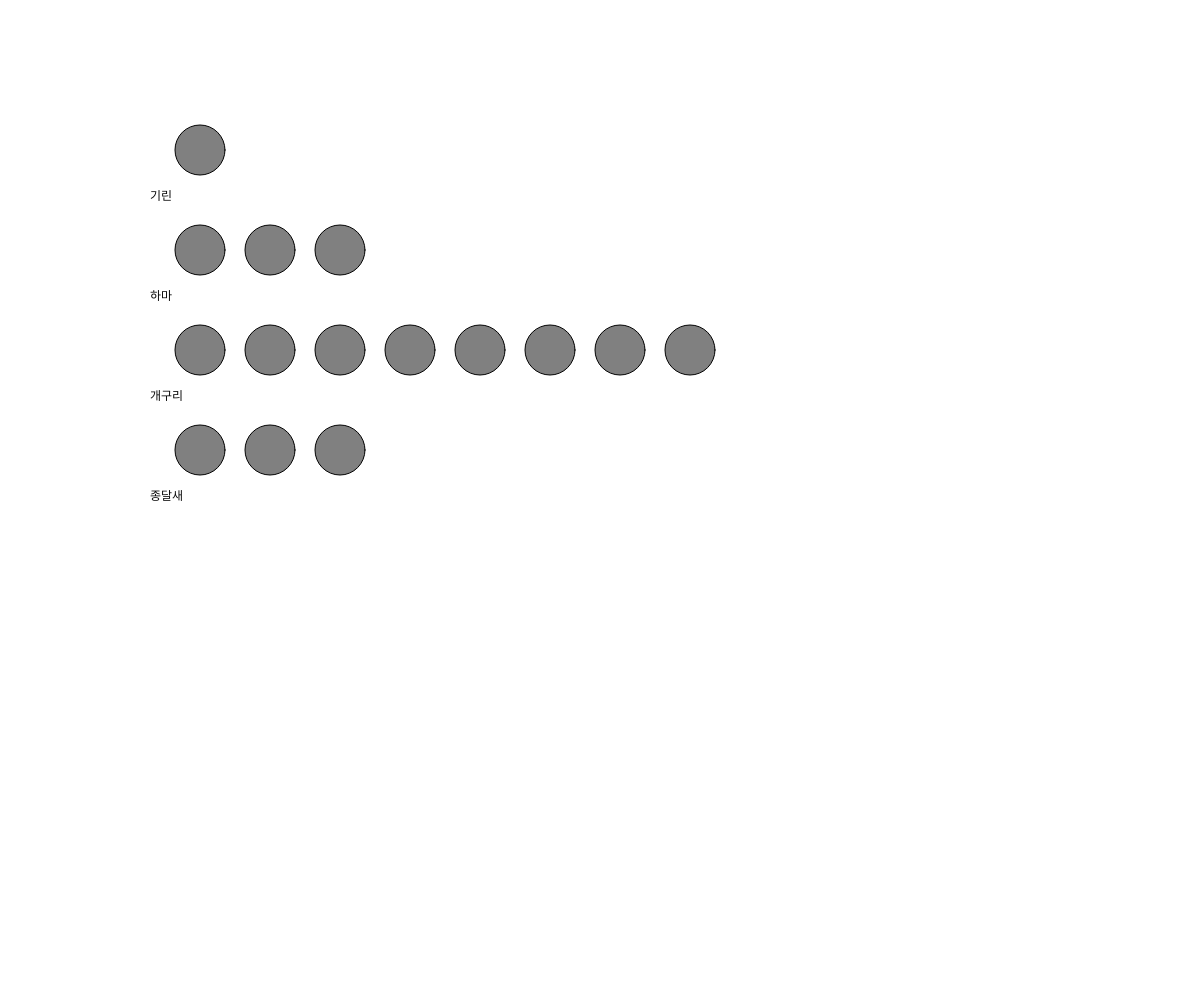
Frame 1 (no input)
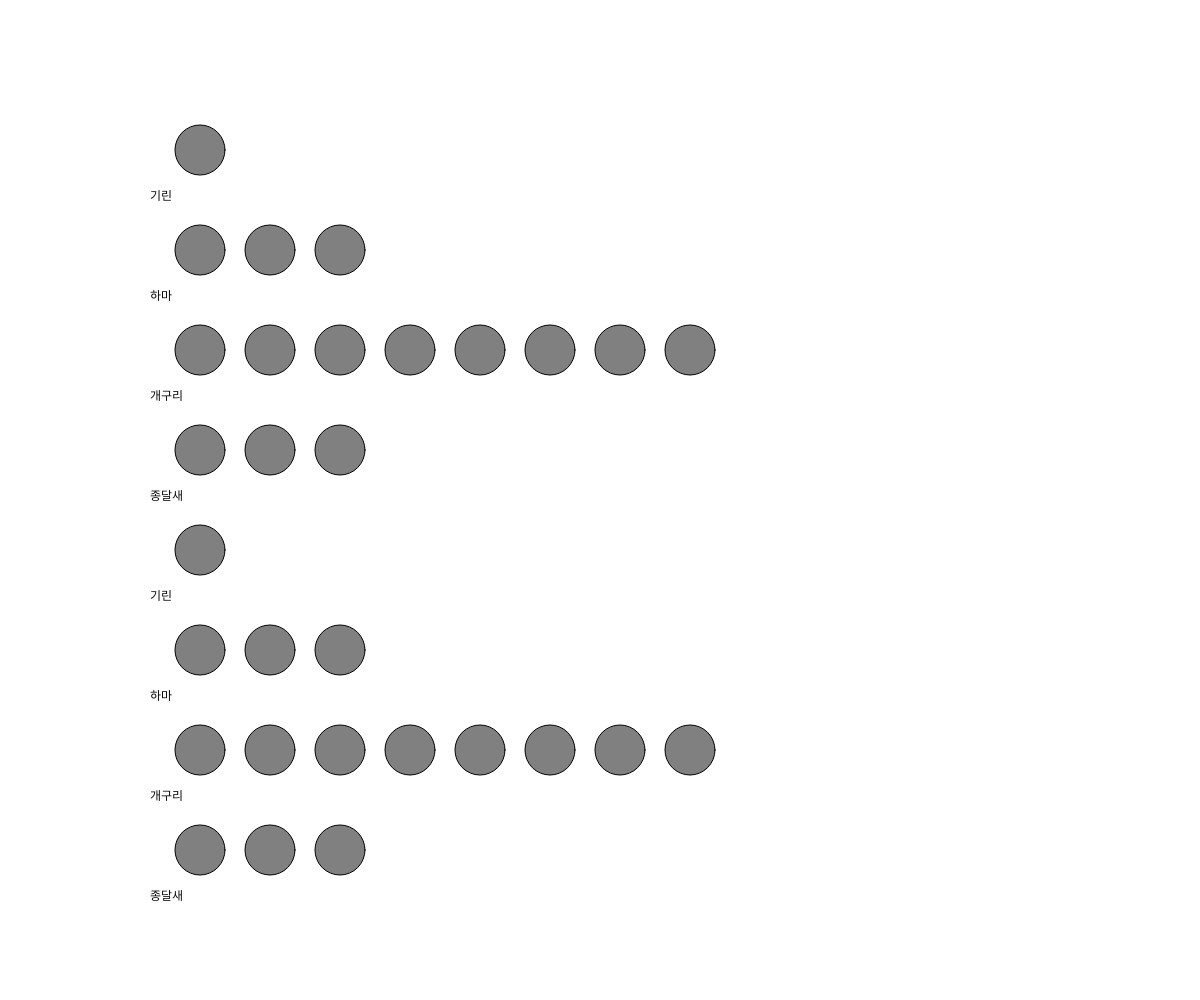
Frame 2 (the mouse pressed at the canvas centre, redrawn once)

The p5.js sketch that drew these frames (run headless with seeded random() and noise() and a simulated clock; the mouse was pressed at the canvas centre and the sketch redrawn once):

// p5.js sketch
// ── sketch.js
var 스티커갯수; 

var 높이 = 50;
var 간격 = 100;
//시각화된 정보의 열 사이 높이와 간격

  function setup() {
        createCanvas(windowWidth, windowHeight);
        background(255);
        noLoop();
        //루프 안함/ 쳇바퀴를 한번 돌리고 멈춘다.  
  }

  function draw() {
    //시각화("동물이름", 스티커개수);
        시각화("기린", 1);        
        시각화("하마", 3);
        시각화("개구리", 8);
        시각화("종달새", 3);
  }



  function 시각화(이름, 스티커갯수){
     //설문조사 
        높이 = 높이 + 간격;
        fill(10);
        text(이름, 150, 높이 + 50);
        for (i = 0; i < 스티커갯수; i = i + 1) {
              fill('grey');
              ellipse(200 + i * 70, 높이, 50, 50);
        }
  }
